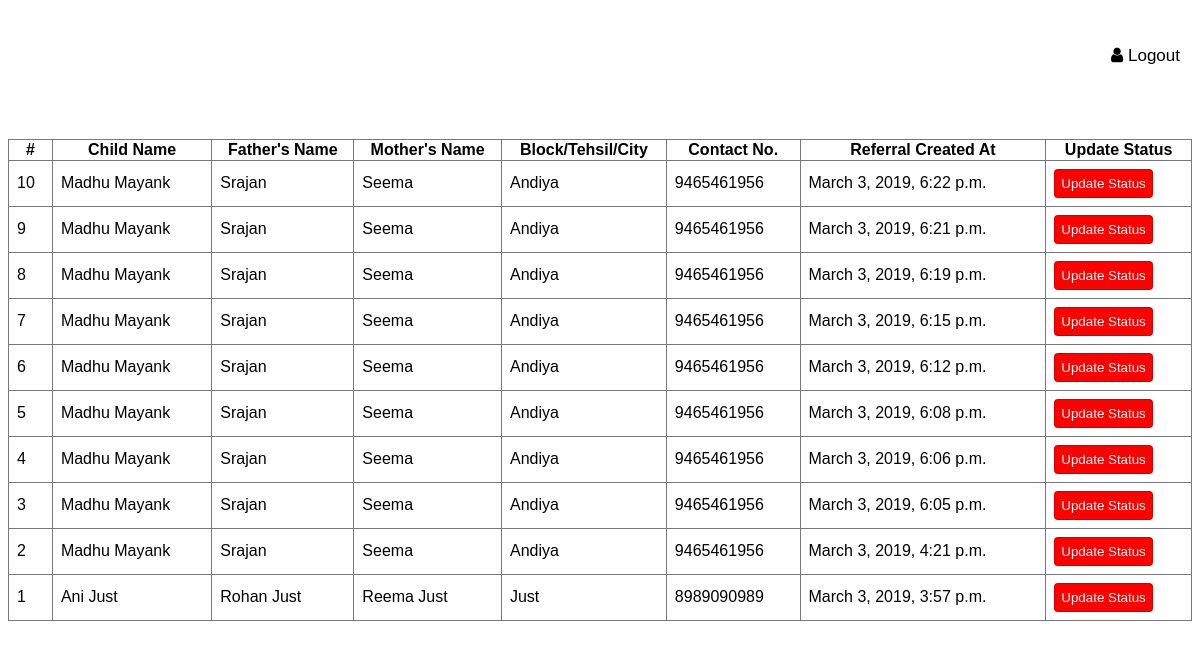
Page /nrc/referrals/ (signed in) on the committed database.
### app/models.py (models this page shows)
class Referral(models.Model):
	refree = models.ForeignKey(Refree, on_delete = models.CASCADE)
	isActive = models.BooleanField(default = True)
	childName = models.CharField(null = False, max_length = 100)
	gender = models.CharField(max_length = 10)
	age = models.IntegerField(default = 0)
	height = models.FloatField(null = True)
	weight = models.FloatField(null = True)
	motherName = models.CharField(null = False, max_length = 100)
	fatherName = models.CharField(null = False, max_length = 100)
	address = models.CharField(null = False, max_length = 400)
	tehsil = models.CharField(null = False, max_length = 100)
	contactNo = models.CharField(null = False, max_length = 12)
	nrc = models.ForeignKey(Nrc, on_delete = models.CASCADE)
	createdAt = models.DateTimeField(auto_now_add = True)
	isEdema = models.IntegerField(default = 0)
	isThinLimb = models.IntegerField(default = 0)
	isSwellingStomach = models.IntegerField(default = 0)
	isBrownHair = models.IntegerField(default = 0)
	isHygiene = models.IntegerField(default = 0)
	isFever = models.IntegerField(default = 0)
	isRural = models.IntegerField(default = 1)
	isLossOfApetite = models.IntegerField(default = 0)
	umac = models.IntegerField(default = 0)
	def __str__(self):
		return str(self.childName)

### app/views.py (the view)
# urls.py: path('nrc/referrals/', views.nrcReferrals),
@login_required
def nrcReferrals(request):
	user = request.user
	nrc = Nrc()
	args = {}
	try:
		userNrc = UserNrc.objects.get(user = user)
		nrc = userNrc.nrc
		if userNrc.isApproved == True:
			referrals = Referral.objects.filter(nrc = nrc).order_by('-createdAt')
		else:
			args['msg'] = 'Your account is not verified by Admin.'
			print('Unauthorised')
			referrals = []
	except:
		args['msg'] = 'Failed'
		referrals = []
	args['referrals'] = referrals
	args['user'] = user
	args['nrc'] = nrc
	print(args)
	return render(request, 'nrcReferrals.html', args)

### app/models.py (called while the page is built)
	def __str__(self):
		return str(self.nrcName)

### app/templates/nrcReferrals.html (shortened to what this page needs)
{% extends "base_generic.html" %}
{% block nav %}
<a href="{% url 'logout'%}"><i class="fa fa-fw fa-user"></i>Logout</a>
{% endblock %}
{% block content %}
    {% if nrc %}
        <h1 class="head">{{nrc.nrcName}}</h1>
    {% endif %}
    	{% if referrals %}
        <div style="overflow-x:auto;">
            <table>
                <tr >
                    <th> # </th>
                    <th> Child Name</th>
                    <th> Father's Name</th>
                    <th> Mother's Name</th>
                    <th> Block/Tehsil/City </th>
                    <th> Contact No. </th>
                    <th> Referral Created At </th>
                    <th> Update Status</th>
                </tr>
                {% for referral in referrals %}
                <tr>
                    <td> {{referral.pk}} </td>
                    <td> {{referral.childName}}</td>
                    <td> {{referral.fatherName}} </td>
                    <td> {{referral.motherName}}  </td>
                    <td> {{referral.tehsil}} </td>
                    <td> {{referral.contactNo}} </td>
                    <td> {{referral.createdAt}} </td>
                    <td><a href="http://127.0.0.1:8000/nrc/referrals/{{ referral.pk}}"><button type="button" style="border:1px solid rgba(200,0,0,0.8);background-color: red;padding:6px;border-radius: 4px;color:white">Update Status</button></a></td>
                    </tr>
                {% endfor %}
            </table>
        </div>
        {% endif %}
{% endblock %}

### app/templates/base_generic.html (shortened to what this page needs)
{% load static %}
<!DOCTYPE html>
<html lang="en">
<head>
<link rel="stylesheet" href="https://cdnjs.cloudflare.com/ajax/libs/font-awesome/4.7.0/css/font-awesome.min.css">
</head>
<body>
<div class="navbar">
		{% block nav %}{% endblock %}
</div>
	{% block content %}
	{% endblock %}
</body>
</html>

### rows in the picture
Referral: pk "10", childName "Madhu Mayank", fatherName "Srajan", motherName "Seema", tehsil "Andiya", contactNo "9465461956", createdAt "March 3, 2019, 6:22 p.m."
Referral: pk "9", childName "Madhu Mayank", fatherName "Srajan", motherName "Seema", tehsil "Andiya", contactNo "9465461956", createdAt "March 3, 2019, 6:21 p.m."
Referral: pk "8", childName "Madhu Mayank", fatherName "Srajan", motherName "Seema", tehsil "Andiya", contactNo "9465461956", createdAt "March 3, 2019, 6:19 p.m."
Referral: pk "7", childName "Madhu Mayank", fatherName "Srajan", motherName "Seema", tehsil "Andiya", contactNo "9465461956", createdAt "March 3, 2019, 6:15 p.m."
Referral: pk "6", childName "Madhu Mayank", fatherName "Srajan", motherName "Seema", tehsil "Andiya", contactNo "9465461956", createdAt "March 3, 2019, 6:12 p.m."
Referral: pk "5", childName "Madhu Mayank", fatherName "Srajan", motherName "Seema", tehsil "Andiya", contactNo "9465461956", createdAt "March 3, 2019, 6:08 p.m."
Referral: pk "4", childName "Madhu Mayank", fatherName "Srajan", motherName "Seema", tehsil "Andiya", contactNo "9465461956", createdAt "March 3, 2019, 6:06 p.m."
Referral: pk "3", childName "Madhu Mayank", fatherName "Srajan", motherName "Seema", tehsil "Andiya", contactNo "9465461956", createdAt "March 3, 2019, 6:05 p.m."
Referral: pk "2", childName "Madhu Mayank", fatherName "Srajan", motherName "Seema", tehsil "Andiya", contactNo "9465461956", createdAt "March 3, 2019, 4:21 p.m."
Referral: pk "1", childName "Ani Just", fatherName "Rohan Just", motherName "Reema Just", tehsil "Just", contactNo "8989090989", createdAt "March 3, 2019, 3:57 p.m."
